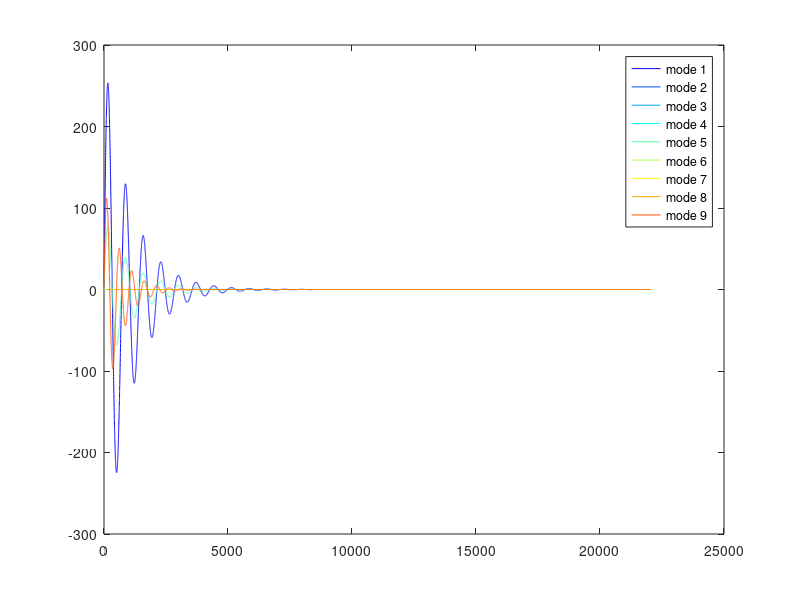

This figure's MATLAB source:
% test script for generating sound for cube collision
%

% sample duration
duration = 0.5;

% sampling frequency
fq = 44100;
dt = 1/fq;

% spring constant
%   k = (Young's Modulus) * (thickness);
% Young's Modulus for steel
Y = 200; 
% TODO: what thickness to use?
thickness = 0.01;

k = Y * thickness;


% mass of particles
%   m = density * thickness * area
% for now just assume homogenous object
% density for steel is 7.85 g/cm^3
mass = 0.785 * 3 * thickness;

% fluid damping constant (must be negative?)
gamma = .1;

% viscoelastic damping constant (must be negative?)
n_eta = .1;

% vertices
vert = [ -1 -1  1;  ... p111
         -1 -1 -1;  ... p211
          1 -1  1;  ... p121
          1 -1 -1;  ... p221
         -1  1  1;  ... p112
         -1  1 -1;  ... p212
          1  1  1;  ... p122
          1  1 -1]; ... p222
 
% edges
%{
edges = [ 2 3 5;  ...
          4 6;    ...
          4 7;    ...
          8;      ...
          6 7;    ...
          8;      ...
          8]; 
%}

% number of vertices
%n = size(vert,1);
n = 3;

% K matrix (elastic force matrix)
%   TODO: this is only the 1D case (should be 3nx3n)
%K = [ 0 1 1 0 1 0 0 0 ; ...
%      0 0 0 1 0 1 0 0 ; ...
%      0 0 0 1 0 0 1 0 ; ...
%      0 0 0 0 0 0 0 1 ; ...
%      0 0 0 0 0 1 1 0 ; ...
%      0 0 0 0 0 0 0 1 ; ...
%      0 0 0 0 0 0 0 1 ; ...
%      0 0 0 0 0 0 0 0 ];
%K = K + K';
%K = [ K, zeros(n), zeros(n); ...
%      zeros(n), K, zeros(n); ...
%      zeros(n), zeros(n), K];
%K = k*K;

% test tetrahedral
%K = [ 0 1 1 1; ...
%      1 0 1 1; ...
%      1 1 0 1; ...
%      1 1 1 0];
%K = K + eye(n);
%K = k*K;


% test one triangle mesh
K = [ 0 1 1; ...
      1 0 1; ...
      1 1 0];
K = [ K, zeros(n), zeros(n); ...
      zeros(n), K, zeros(n); ...
      zeros(n), zeros(n), K];
K = k*K;

% diagonalize K
[G D] = eig(K);
lambda = diag(D);
Ginv = inv(G);
% force positive eigen values
lambda = abs(lambda);

% mass matrix
M = mass .* eye(3*n);
m = diag(M);

% construct w vector
%   w_i = (-(gamma*lambda_i + n) +/- sqrt((gamma*lamba_i + n)^2 - 4*lambda_i))/2
t1 = -(gamma .* lambda + n_eta);
t2 = sqrt((gamma.*lambda + n_eta).^2 - 4.*lambda);
w_plus = (t1 + t2)./2.0;
w_minus = (t1 - t2)./2.0;

% intialize constant terms to 0;
c = zeros(3*n,1);

% force/impulse vector
%   This is given from collisions
f = zeros(3*n,1);
f(1) = 1;

% compute transformed impulse
g = Ginv * f;

% time of impact/collision
t0 = 0;

% update constants
c = c + g./((m .* (w_plus - w_minus)) .* exp(w_plus * t0));
c_bar = conj(c);


% derive mode amplitude from the mode velocity
%   amplitude is related to the particle vecolicty which 
%   is linearly related to the mode velocity
% dz/dt = c * w_plus * exp(w_plus * t) + c_bar * w_minus * exp(w_minus * t)
mode_vel = @(t) c .* w_plus .* exp(w_plus .* t) + c_bar .* w_minus .* exp(w_minus .* t);


% initialize current time
t = 0;

% TODO: should there be some amplitude scaling factor? 
%         the relation between mode vel and particle
a = mode_vel(0);


nmode = length(lambda);
nsample = fq*duration;
mode_resp = zeros([nmode, nsample]);
for ind = 1:fq*duration
  % actual time
  %t = dt*ind
  t = pi/1000*ind;
  % compute amplitude
  v = mode_vel(t);
  % compute sample for each mode
  %mode_resp(:,ind) = v .* (c .* exp(w_plus*t) + c_bar .* exp(w_minus * t));
  mode_resp(:,ind) = v .* (c .* exp(w_plus .* t) + c_bar .* exp(w_minus .* t));
end

% aggregate mode responses
sample = sum(mode_resp,1);


%% for test purposes
c1 = c(1);
c1_bar = c_bar(1);
g1 = g(1);
m1 = m(1);
wp1 = w_plus(1);
wm1 = w_minus(1);
v1 = c1 * wp1 * exp(wp1 * t) + c1_bar * wm1 * exp(wm1 * t);


nmodes = size(mode_resp,1);
c = jet(nmodes);
figure;
set(gcf, 'Color', 'w');
modenames = {};
for ind = 1:nmodes
  modenames{ind} = sprintf('mode %d', ind);
  plot(mode_resp(ind,:), 'Color', c(ind,:));
  hold on;
end
legend(modenames);

